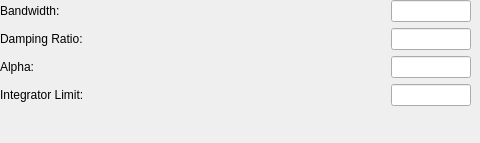
          <widget class="QWidget" name="gainPIDTuning">
           <attribute name="title">
            <string>PID Tuning</string>
           </attribute>
           <widget class="QWidget" name="verticalLayoutWidget_13">
            <property name="geometry">
             <rect>
              <x>0</x>
              <y>0</y>
              <width>471</width>
              <height>134</height>
             </rect>
            </property>
            <layout class="QVBoxLayout" name="verticalLayout_20">
             <item>
              <layout class="QHBoxLayout" name="horizontalLayout_62">
               <item>
                <widget class="QLabel" name="label_36">
                 <property name="text">
                  <string>Bandwidth:</string>
                 </property>
                </widget>
               </item>
               <item>
                <spacer name="horizontalSpacer_48">
                 <property name="orientation">
                  <enum>Qt::Horizontal</enum>
                 </property>
                 <property name="sizeHint" stdset="0">
                  <size>
                   <width>40</width>
                   <height>20</height>
                  </size>
                 </property>
                </spacer>
               </item>
               <item>
                <widget class="QLineEdit" name="gainBandwidth">
                 <property name="minimumSize">
                  <size>
                   <width>80</width>
                   <height>0</height>
                  </size>
                 </property>
                 <property name="maximumSize">
                  <size>
                   <width>80</width>
                   <height>16777215</height>
                  </size>
                 </property>
                </widget>
               </item>
              </layout>
             </item>
             <item>
              <layout class="QHBoxLayout" name="horizontalLayout_63">
               <item>
                <widget class="QLabel" name="label_49">
                 <property name="text">
                  <string>Damping Ratio:</string>
                 </property>
                </widget>
               </item>
               <item>
                <spacer name="horizontalSpacer_49">
                 <property name="orientation">
                  <enum>Qt::Horizontal</enum>
                 </property>
                 <property name="sizeHint" stdset="0">
                  <size>
                   <width>40</width>
                   <height>20</height>
                  </size>
                 </property>
                </spacer>
               </item>
               <item>
                <widget class="QLineEdit" name="gainDampingRatio">
                 <property name="minimumSize">
                  <size>
                   <width>80</width>
                   <height>0</height>
                  </size>
                 </property>
                 <property name="maximumSize">
                  <size>
                   <width>80</width>
                   <height>16777215</height>
                  </size>
                 </property>
                </widget>
               </item>
              </layout>
             </item>
             <item>
              <layout class="QHBoxLayout" name="horizontalLayout_64">
               <item>
                <widget class="QLabel" name="label_50">
                 <property name="text">
                  <string>Alpha:</string>
                 </property>
                </widget>
               </item>
               <item>
                <spacer name="horizontalSpacer_50">
                 <property name="orientation">
                  <enum>Qt::Horizontal</enum>
                 </property>
                 <property name="sizeHint" stdset="0">
                  <size>
                   <width>40</width>
                   <height>20</height>
                  </size>
                 </property>
                </spacer>
               </item>
               <item>
                <widget class="QLineEdit" name="gainAlpha">
                 <property name="minimumSize">
                  <size>
                   <width>80</width>
                   <height>0</height>
                  </size>
                 </property>
                 <property name="maximumSize">
                  <size>
                   <width>80</width>
                   <height>16777215</height>
                  </size>
                 </property>
                </widget>
               </item>
              </layout>
             </item>
             <item>
              <layout class="QHBoxLayout" name="horizontalLayout_72">
               <item>
                <widget class="QLabel" name="label_51">
                 <property name="text">
                  <string>Integrator Limit:</string>
                 </property>
                </widget>
               </item>
               <item>
                <spacer name="horizontalSpacer_57">
                 <property name="orientation">
                  <enum>Qt::Horizontal</enum>
                 </property>
                 <property name="sizeHint" stdset="0">
                  <size>
                   <width>40</width>
                   <height>20</height>
                  </size>
                 </property>
                </spacer>
               </item>
               <item>
                <widget class="QLineEdit" name="gainILim">
                 <property name="minimumSize">
                  <size>
                   <width>80</width>
                   <height>0</height>
                  </size>
                 </property>
                 <property name="maximumSize">
                  <size>
                   <width>80</width>
                   <height>16777215</height>
                  </size>
                 </property>
                </widget>
               </item>
              </layout>
             </item>
             <item>
              <spacer name="verticalSpacer_13">
               <property name="orientation">
                <enum>Qt::Vertical</enum>
               </property>
               <property name="sizeHint" stdset="0">
                <size>
                 <width>20</width>
                 <height>40</height>
                </size>
               </property>
              </spacer>
             </item>
            </layout>
           </widget>
          </widget>
